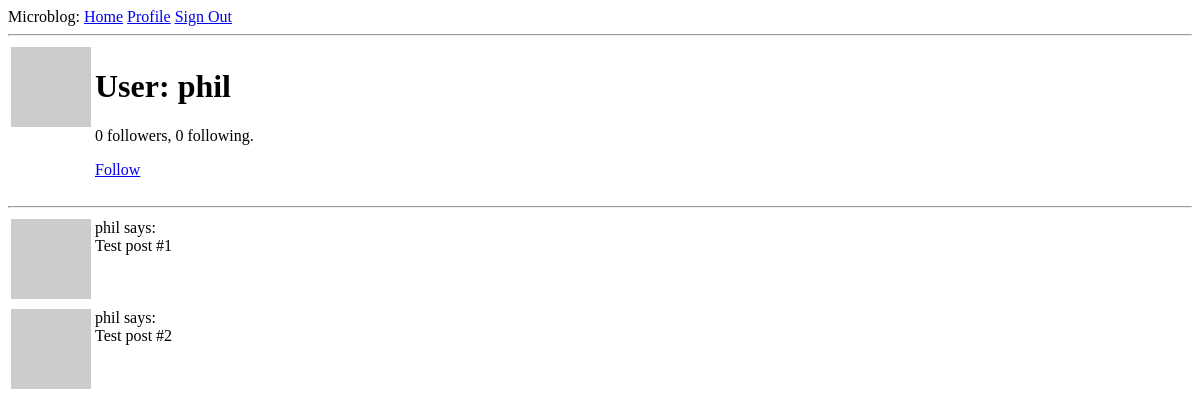
Before: /user/phil (signed in) with the older database file.
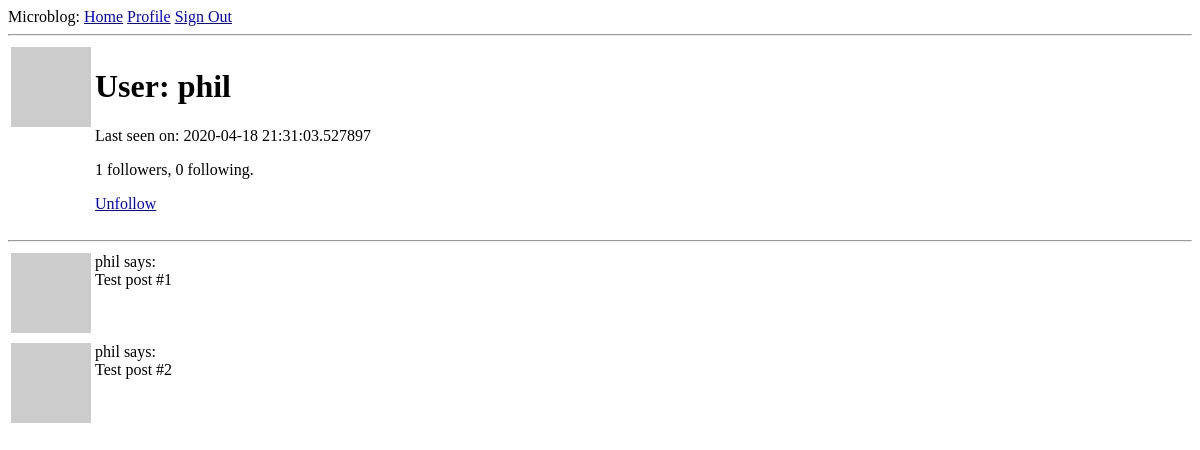
After: the same page with the newer database file.
### app/models.py (models this page shows, shortened)
class User(UserMixin, db.Model):
    id = db.Column(db.Integer, primary_key=True)
    username = db.Column(db.String(64), index=True, unique=True)
    email = db.Column(db.String(120), index=True, unique=True)
    password_hash = db.Column(db.String(128))
    posts = db.relationship('Post', backref='author', lazy='dynamic')
    about_me = db.Column(db.String(140))
    last_seen = db.Column(db.DateTime, default=datetime.utcnow)
    def avatar(self, size):
        digest = md5(self.email.lower().encode('utf-8')).hexdigest()
        return 'https://www.gravatar.com/avatar/{}?d=identicon&s={}'.format(digest, size)
    followed = db.relationship(
        'User', secondary=followers,
        primaryjoin=(followers.c.follower_id == id),
        secondaryjoin=(followers.c.followed_id == id),
        backref=db.backref('followers', lazy='dynamic'), lazy='dynamic')
    def is_following(self, user):
        return self.followed.filter(
            followers.c.followed_id == user.id).count() > 0

### app/routes.py (the view)
@app.route('/user/<username>')
@login_required
def user(username):
    user = User.query.filter_by(username=username).first_or_404()
    posts = [
        {'author': user, 'body': 'Test post #1'},
        {'author': user, 'body': 'Test post #2'}
    ]
    return render_template('user.html', user=user, posts = posts)

### app/models.py (called while the page is built)
@login.user_loader
def load_user(id):
    return User.query.get(int(id))

### app/routes.py (called while the page is built)
@app.before_request
def before_request():
    if current_user.is_authenticated:
        current_user.last_seen = datetime.utcnow()
        db.session.commit()

### app/templates/user.html (shortened to what this page needs)
{% extends "base.html" %}
{% block content %}
  <table>
    <tr valign="top">
      <td><img src="{{ user.avatar(128) }}" alt="profile avatar"></td>
      <td>
        <h1>User: {{ user.username }}</h1>
        {% if user.last_seen %}<p>Last seen on: {{ user.last_seen }}</p>{% endif %}
        <p>{{ user.followers.count() }} followers, {{ user.followed.count() }} following.</p>
        {% if user == current_user %}
        <p><a href="{{ url_for('edit_profile') }}">Edit your Profile</a></p>
        {% elif not current_user.is_following(user) %}
        <p><a href="{{ url_for('follow', username=user.username) }}">Follow</a></p>
        {% else %}
        <p><a href="{{ url_for('unfollow', username=user.username) }}">Unfollow</a></p>
        {% endif %}
      </td>
    </tr>
  </table>
  <hr>
  {% for post in posts %}
    {% include '_post.html' %}
  {% endfor %}
{% endblock %}

### app/templates/base.html (shortened to what this page needs)
<!DOCTYPE html>
<html lang="en" dir="ltr">
  <head>
  </head>
  <body>
    <div>Microblog:
      <a href="{{ url_for('index') }}">Home</a>
      {% if current_user.is_anonymous %}
      <a href="{{ url_for('login') }}">Sign In</a>
      {% else %}
      <a href="{{ url_for('user', username=current_user.username) }}">Profile</a>
      <a href="{{ url_for('logout') }}">Sign Out</a>
      {% endif %}
    </div>
    <hr>
    {% block content %}{% endblock %}
  </body>
</html>

### app/templates/_post.html
<table>
  <tr valign="top">
    <td><img src="{{ post.author.avatar(36)}}" alt="small avatar"></td>
    <td>{{ post.author.username }} says: <br>{{ post.body }}</td>
  </tr>
</table>

Changed rows visible on the page:
changed User "phil": last_seen (not shown) → "2020-04-18 21:31:03.527897"
Other visible differences:
{{ user.followers.count() }}: "0" → "1"
text no longer shown: "Follow"
text now shown: "Last seen on: Unfollow"
